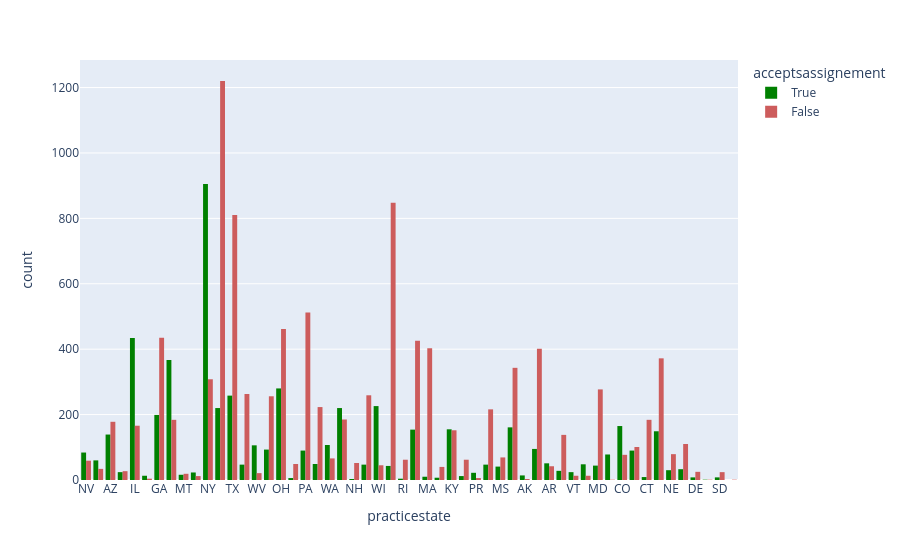

Here is the notebook cell this chart was saved with:
### Code cell
fig = px.histogram(result_suppliers, x = "practicestate", color = "acceptsassignement", color_discrete_map = {0: "IndianRed", 1: "Green"}, barmode = "group")
fig.show()

### Figure 1 — Plotly figure (JSON) as saved in the notebook; plotly's stock layout.template omitted (floating-point values rounded to 4 significant figures; data arrays with more than 128 entries replaced by an {"elided": "..."} marker saying what was removed)
{"data": [{"alignmentgroup": "True", "bingroup": "x", "hovertemplate": "acceptsassignement=True<br>practicestate=%{x}<br>count=%{y}<extra></extra>", "legendgroup": "True", "marker": {"color": "Green", "pattern": {"shape": ""}}, "name": "True", "offsetgroup": "True", "orientation": "v", "showlegend": true, "type": "histogram", "x": {"elided": "5547 str values"}, "xaxis": "x", "yaxis": "y"}, {"alignmentgroup": "True", "bingroup": "x", "hovertemplate": "acceptsassignement=False<br>practicestate=%{x}<br>count=%{y}<extra></extra>", "legendgroup": "False", "marker": {"color": "IndianRed", "pattern": {"shape": ""}}, "name": "False", "offsetgroup": "False", "orientation": "v", "showlegend": true, "type": "histogram", "x": {"elided": "10338 str values"}, "xaxis": "x", "yaxis": "y"}], "layout": {"barmode": "group", "legend": {"title": {"text": "acceptsassignement"}, "tracegroupgap": 0}, "margin": {"t": 60}, "xaxis": {"anchor": "y", "domain": [0, 1], "title": {"text": "practicestate"}}, "yaxis": {"anchor": "x", "domain": [0, 1], "title": {"text": "count"}}}}
